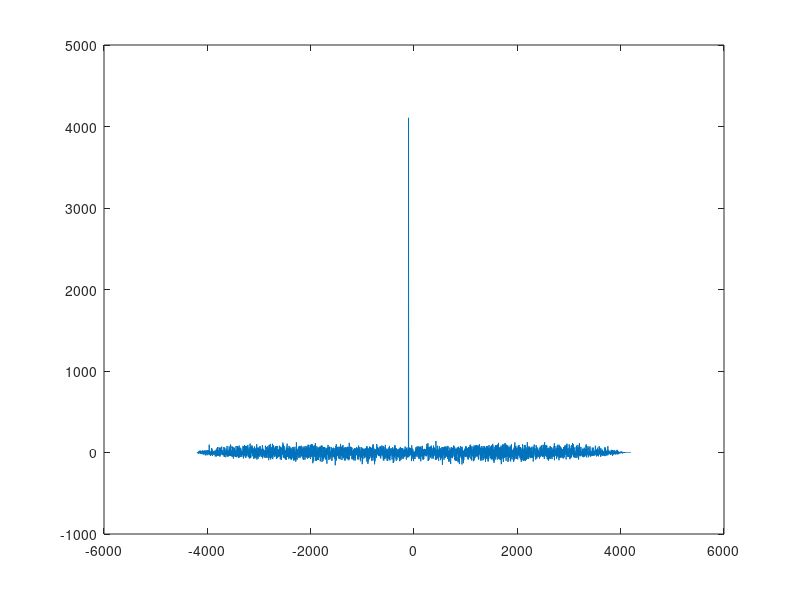
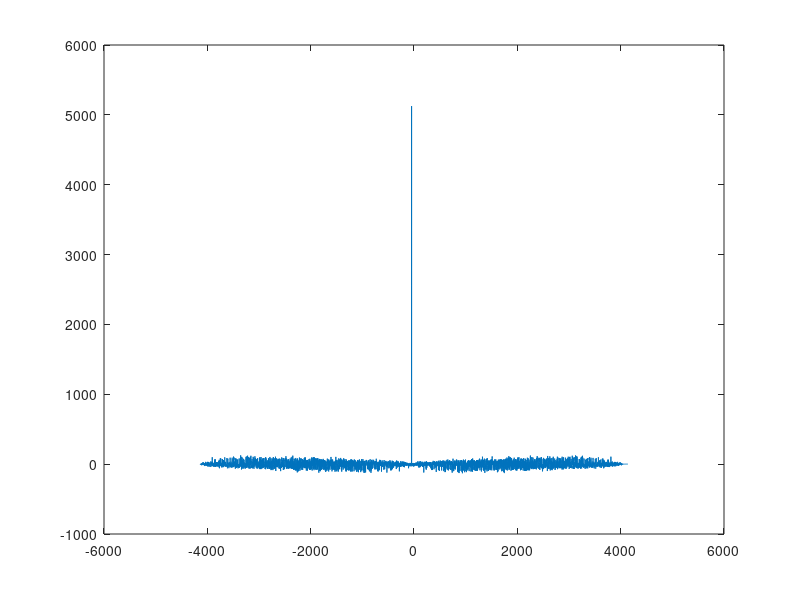
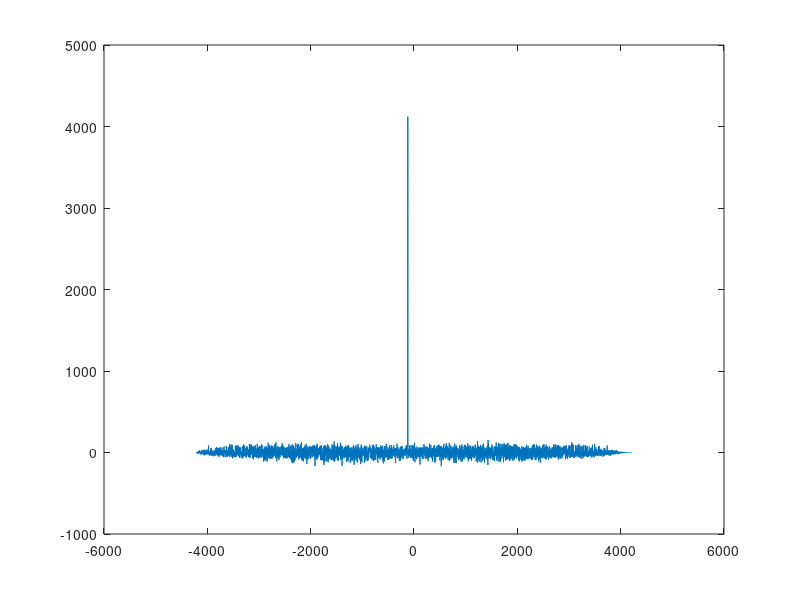

Source code (MATLAB) for these figures, in order: (Note: this script raises an error after producing the figures.)
clear all; clc; close all;

load('signaux_localisation.mat')

[r, lags] = xcorr(signal_ref, signal_BS1);
figure
plot(lags, r);
[~,I] = max(abs(r));
lagDiff_SigBS1 = abs(lags(I)); % in micro seconds
[r, lags] = xcorr(signal_ref, signal_BS2);
figure
plot(lags, r);
[~,I] = max(abs(r));
lagDiff_SigBS2 = abs(lags(I)); % in micro seconds
[r, lags] = xcorr(signal_ref, signal_BS3);
figure
plot(lags, r);
[~,I] = max(abs(r));
lagDiff_SigBS3 = abs(lags(I)); % in micro seconds

speed_of_light = physconst('LightSpeed'); % m/s
distance_BS1 = ((lagDiff_SigBS1 / 1000000) * speed_of_light) / 1000 % in km 
distance_BS2 = ((lagDiff_SigBS2 / 1000000) * speed_of_light) / 1000 % in km
distance_BS3 = ((lagDiff_SigBS3 / 1000000) * speed_of_light) / 1000 % in km